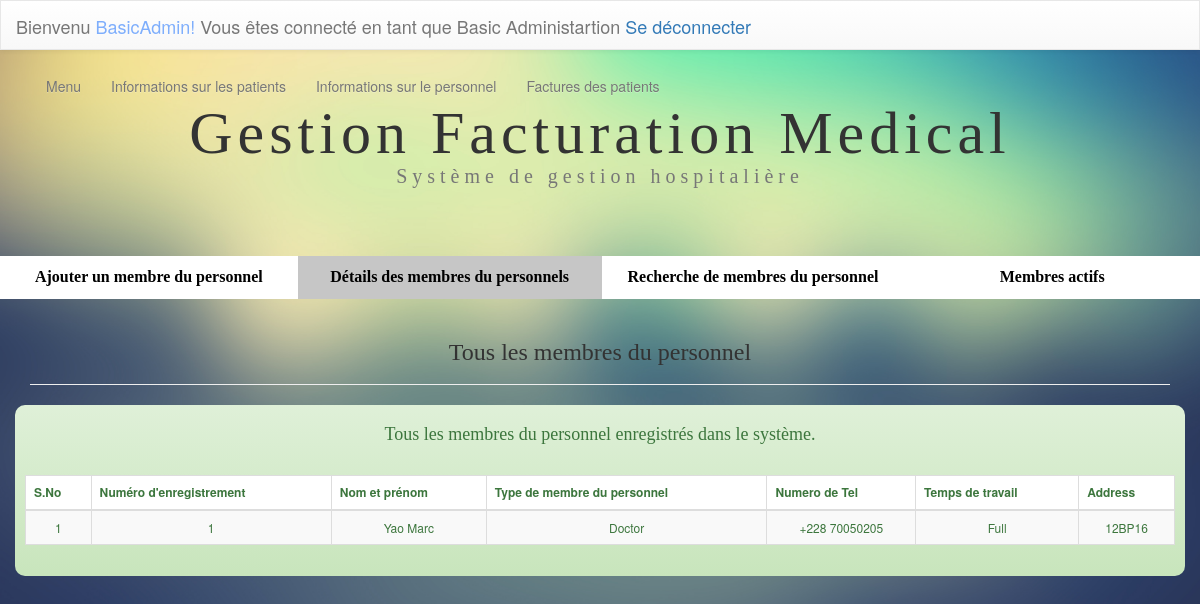
The app's page /staffmemd.php (signed in) with its own data.
### tables this page shows
CREATE TABLE `staff` (
  `staffID` int(11) NOT NULL,
  `smfname` varchar(50) NOT NULL,
  `smlname` varchar(50) NOT NULL,
  `smtype` varchar(20) NOT NULL,
  `smbd` date NOT NULL,
  `telcode` varchar(4) NOT NULL DEFAULT '+228',
  `smtel` varchar(15) NOT NULL,
  `smemail` varchar(200) NOT NULL,
  `smgender` varchar(6) NOT NULL,
  `smwoti` varchar(10) NOT NULL,
  `smaddr` varchar(600) NOT NULL,
  `instetd_by` varchar(100) DEFAULT NULL,
  `insterted_date` timestamp NULL DEFAULT current_timestamp(),
  `update_by` varchar(100) DEFAULT NULL,
  `update_date` timestamp NOT NULL DEFAULT current_timestamp()
);

### staffmemd.php (the view, shortened to what this page needs)
<?php include 'connect.php';?>
<!DOCTYPE html PUBLIC "-//W3C//DTD XHTML 1.0 Transitional//EN" "http://www.w3.org/TR/xhtml1/DTD/xhtml1-transitional.dtd">
<html xmlns="http://www.w3.org/1999/xhtml">
<head>
<link rel="stylesheet" href="css/bootstrap.min.css">
<link rel="stylesheet" href="css/bootstrap-theme.min.css">
<link rel="stylesheet" type="text/css" href="css/staff.css"/><script type="text/javascript" src="js/rightde.js"></script>
</head>
<body>
<link rel="stylesheet" href="css/hide.css">
<header class="nav-down ">
<?php include_once('navbar.php');?>
</header>
<br>
<div class="container">
<div class="row">
<div class="col-md-12 col-xs-12 ">
<h1 class="text-center ">Gestion Facturation Medical<br /><small style="font-size:20px">Système de gestion hospitalière</small></h1></div>
</div>
</div>
<br><br><br>
<div class="container-fluid">
<div class="row">
  <ul class="nav  nav-justified" style="background-color:#FFF;">
  <li style="font-family:calibri; font-size:16px;"><a style="color:#000" href="staff.php"><strong>Ajouter un membre du personnel</strong></a></li>
  <li class="active" style="font-family:calibri; font-size:16px;"><a style="color:#000" href="staffmemd.php"><strong>Détails des membres du personnels</strong></a></li>
  <li style="font-family:calibri; font-size:16px;"><a style="color:#000" href="sestaffactmem.php"><strong>Recherche de membres du personnel</strong></a></li>
  <li style="font-family:calibri; font-size:16px;"><a style="color:#000" href="staffactmem.php"><strong>Membres actifs</strong></a></li>
  </ul>
</div></div>
<div class="container">
<div class="row">
<div class="col-md-12 col-xs-12">
<div class="page-header">
<h3 style="font-family:calibri;" class="text-center">Tous les membres du personnel</h3></div>
</div>
</div>
</div>
<div style="border-radius:10px; padding:10px;" class="container alert-success">
<div class="row">
<div class="col-md-12">
<h4 style="font-family:calibri;" class="text-center">Tous les membres du personnel enregistrés dans le système.</h4>
<br />
<table style="background-color:#FFF; font-size:12px; " class="table table-striped table-hover table-bordered">
<thead>
<tr>
<th><strong>S.No</strong></th>
<th><strong>Numéro d'enregistrement</strong></th>
<th><strong>Nom et prénom</strong></th>
<th><strong>Type de membre du personnel</strong></th>
<th><strong>Numero de Tel</strong></th>
<th><strong>Temps de travail</strong></th>
<th><strong>Address</strong></th>
</tr>
</thead>
<tbody>
<?php
$count=1;
$sel_query="SELECT * FROM `staff` ORDER BY `staffID` DESC ";
$result = mysqli_query($con,$sel_query);
while($row = mysqli_fetch_assoc($result)) { ?>
<tr>
    <td align="center"><?php echo $count; ?></td>
    <td align="center"><?php echo $row["staffID"]; ?></td>
    <td align="center"><?php echo $row["smfname"]; ?> <?php echo $row["smlname"]; ?></td>
    <td align="center"><?php echo $row["smtype"]; ?></td>
    <td align="center"><?php echo $row["telcode"]; ?> <?php echo $row["smtel"]; ?></td>
    <td align="center"><?php echo $row["smwoti"]; ?></td>
    <td align="center"><?php echo $row["smaddr"]; ?></td>
</tr>
<?php $count++; } ?>
</tbody>
</table>
</div>
<div class="col-md-4">
</div>
</div>
</div>
</body>
</html>

### css/staff.css (style rules this page uses)
body { background:url(../images/background.jpg) no-repeat center center fixed ; -webkit-background-size:cover; -moz-background-size:cover; -o-background-size:cover; background-size:cover; }
h1 { text-align:center; font-family:"calibri"; font-size:60px; padding-top:10px; letter-spacing:5px; }

### css/hide.css (style rules this page uses)
body { padding-top: 50px; }
header { height: 40px; z-index: 1; position:fixed; top: 0; transition: top 0.2s ease-in-out; width: 100%; }

### staffmemd.php (style rules this page uses)
.active a { background-color: #c6c6c6; }

### records on screen
staff: staffID "1", smfname "Yao", smlname "Marc", smtype "Doctor", telcode "+228", smtel "70050205", smwoti "Full", smaddr "12BP16"

### other values on screen
$_SESSION['sadmun'] "BasicAdmin"
$_SESSION['admty'] "Basic Administartion"
